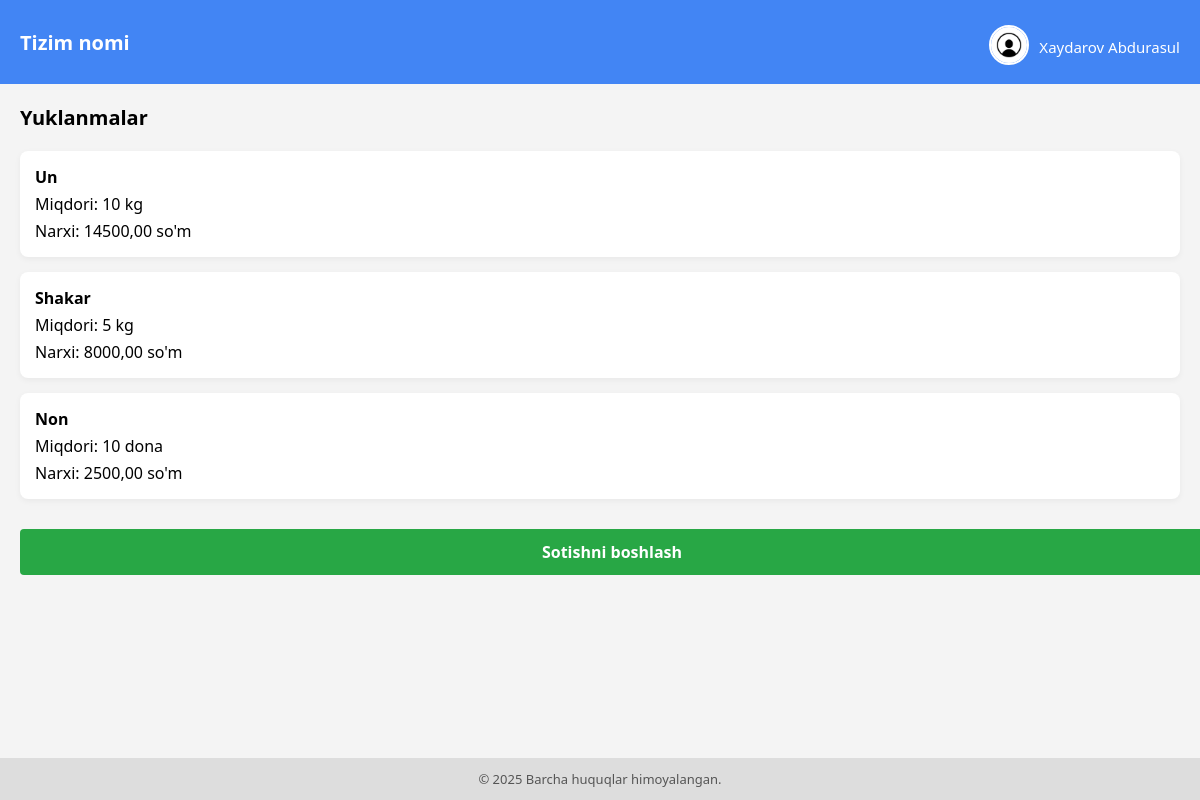
The page / (signed in) on the database its author committed.
### main/models.py (models this page shows, shortened)
class User(AbstractUser):
    id = models.BigAutoField(primary_key=True)
    USER_TYPES = (
        ('pazanda', 'Pazanda'),
        ('yetkazib_beruvchi', 'Yetkazib Beruvchi'),
        ('ega', 'Ega'),
    )
    login=models.CharField(max_length=255, blank=True, null=True)
    password = models.CharField(max_length=255, blank=True, null=True)
    tuliq_ismi = models.CharField(max_length=255, blank=True, null=True)
    type = models.CharField(max_length=20, choices=USER_TYPES)
    token = models.CharField(max_length=255, blank=True, null=True)
    tg_id = models.CharField(max_length=100, blank=True, null=True)
    tel_raqami = models.CharField(max_length=100, blank=True, null=True)
    is_active = models.BooleanField(default=True)
    @property
    def rasmi(self):
        if self.type == 'yetkazib_beruvchi':
            try:
                return YetkazibBeruvchi.objects.get(user=self).rasmi.url
            except YetkazibBeruvchi.DoesNotExist:
                return None
        elif self.type == 'pazanda':
            try:
                return Pazanda.objects.get(user=self).rasmi.url
            except Pazanda.DoesNotExist:
                return None
        return None

class MahsulotTuri(models.Model):
    nomi = models.CharField(max_length=100)  # kg, dona, l
    def __str__(self):
        return self.nomi

class Mahsulot(models.Model):
    nomi = models.CharField(max_length=255)
    rasmi = models.ImageField(upload_to='mahsulotlar/')
    narxi = models.DecimalField(max_digits=10, decimal_places=2)
    turi = models.ForeignKey(MahsulotTuri, on_delete=models.CASCADE)
    miqdori = models.FloatField(default=0)

### main/views.py (the view, shortened to what this page needs)
# urls.py: path('', include('main.urls')),
@login_required(login_url='login')
def main(request):
    payload={}
    user=request.user
    if user.type == 'pazanda':
        return render(request, 'pazanda_dashboard.html')
    elif user.type == 'yetkazib_beruvchi':
        yuklamalar = mahsulotlar_miqdori( YetkazibBeruvchi.objects.get(user=request.user).mahsulotlar) or []
        return render(request, 'yetkazuvchi_dashboard.html',{'yuklamalar': yuklamalar})

### main/templates/yetkazuvchi_dashboard.html (shortened to what this page needs)
{% extends 'ytbase.html' %}
{% load static %}
{% block content %}
<div class="section-header">Yuklanmalar</div>
{% if yuklamalar %}
    <div class="yuklama-list">
        {% for i in yuklamalar %}
            <div class="yuklama-item">
                <div class="yuklama-info">
                    <strong>{{ i.nom|title }}</strong>
                    <span>Miqdori: {{ i.miqdor }} {{i.turi}}</span>
                    <span>Narxi: {{ i.narx }} so'm</span>
                </div>
            </div>
        {% endfor %}
    </div>
    <form method="POST"  >
         <a class="sotish-btn" style="text-decoration: none; color: white; ;" href="{% url 'add_haridor' %}"> Sotishni boshlash  </a>
    </form>
{% else %}
    <div class="no-data">
        Sizda hozircha yuklamalar mavjud emas.
    </div>
    <button class="sotish-btn" disabled>Sotishni boshlash</button>
{% endif %}
{% endblock %}

### main/templates/ytbase.html (shortened to what this page needs)
<!DOCTYPE html>
{% load static %}
<html lang="uz">
<head>
</head>
<body>
<header>
    <div class="brand">Tizim nomi</div>
    <div class="user-block">
        <a href="{% url 'profile' request.user.username %}">
            <img src="{% if request.user.rasmi.url %}{{ request.user.rasmi.url }}{% else %}{% static 'images/default_avatar.jpg' %}{% endif %}" alt="avatar">
        </a>
        <a href="{% url 'profile' request.user.username %}">
            {{ request.user.tuliq_ismi }}
        </a>
    </div>
</header>
<main>
    {% block content %}{% endblock %}
</main>
<footer>
    &copy; {{ year|default:"2025" }} Barcha huquqlar himoyalangan.
</footer>
</body>
</html>

### main/templates/ytbase.html (style rules this page uses)
body { margin: 0; font-family: 'Segoe UI', Tahoma, Geneva, Verdana, sans-serif; background-color: #f4f4f4; min-height: 100vh; display: flex; flex-direction: column; }
header { background-color: #4285f4; color: white; padding: 15px 20px; display: flex; justify-content: space-between; align-items: center; flex-wrap: wrap; }
.brand { font-size: 20px; font-weight: bold; }
.user-block { display: flex; align-items: center; gap: 10px; margin-top: 10px; }
.user-block img { width: 36px; height: 36px; border-radius: 50%; object-fit: cover; border: 2px solid #fff; }
.user-block a { color: white; text-decoration: none; font-weight: 500; font-size: 15px; }
main { flex: 1; padding: 20px; }
footer { background-color: #ddd; text-align: center; padding: 12px; font-size: 13px; color: #555; }

### main/templates/yetkazuvchi_dashboard.html (style rules this page uses)
.section-header { font-size: 20px; font-weight: bold; margin-bottom: 20px; }
.yuklama-list { display: flex; flex-direction: column; gap: 15px; }
.yuklama-item { background-color: white; padding: 15px; border-radius: 8px; box-shadow: 0 2px 6px rgba(0,0,0,0.05); display: flex; justify-content: space-between; align-items: center; flex-wrap: wrap; }
.yuklama-info { display: flex; flex-direction: column; gap: 5px; }
.sotish-btn { margin-top: 30px; display: block; width: 100%; padding: 12px; background-color: #28a745; color: white; border: none; border-radius: 4px; font-size: 16px; font-weight: 600; cursor: pointer; transition: background-color 0.3s; text-align: center; text-decoration: none; }

### rows shown on the page
User: user.tuliq_ismi "Xaydarov Abdurasul"
MahsulotTuri: turi "kg" "kg"
Mahsulot: narx "14500,00"
Mahsulot: narx "8000,00"
MahsulotTuri: turi "dona"
Mahsulot: narx "2500,00"

### other values the page prints
{{ i.nom|title }} "Un" "Shakar" "Non"
{{ i.miqdor }} "10" "5" "10"
{{ year|default:"2025" }} "2025"
